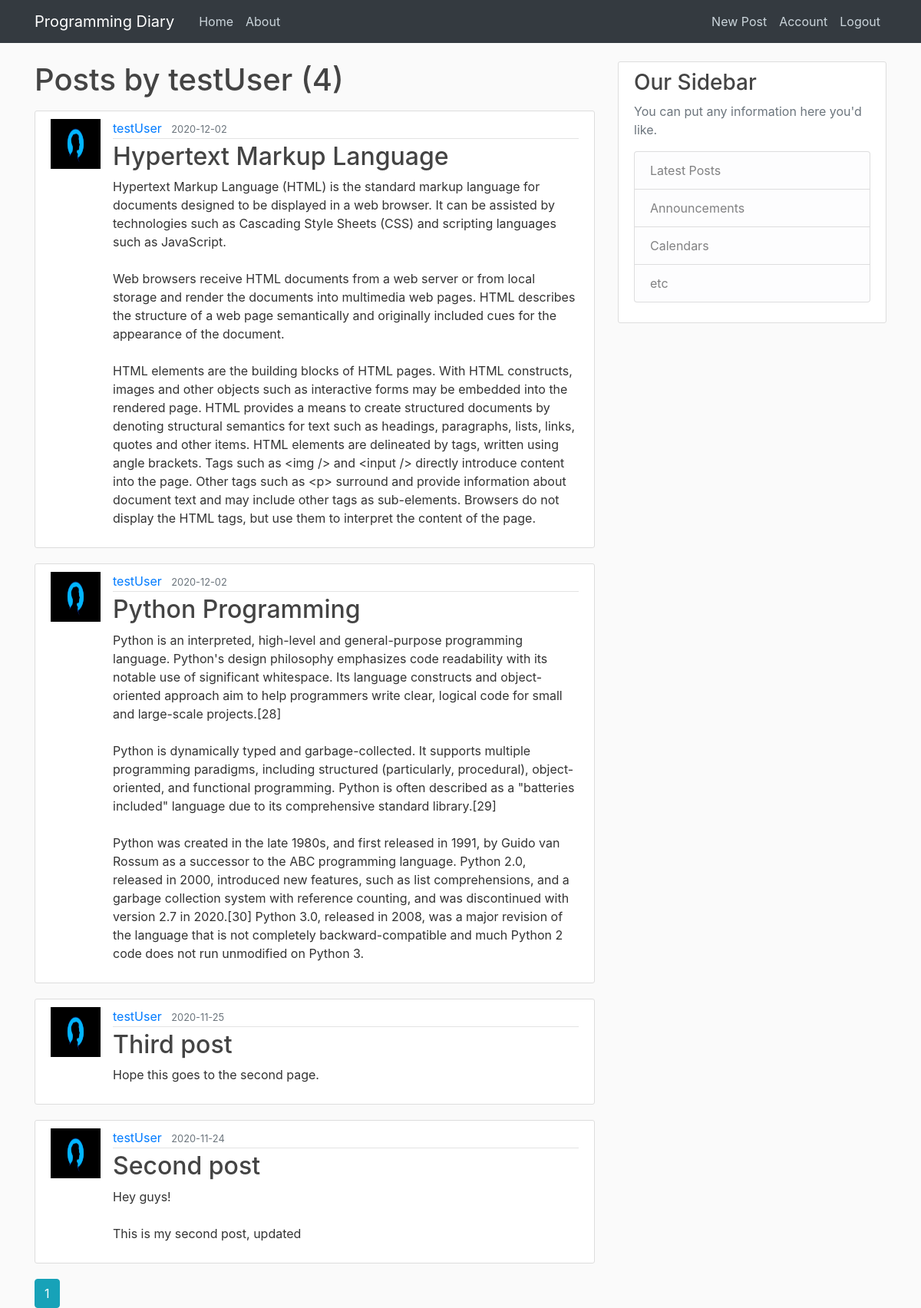
The app's page /user/testUser (signed in) with its own data.
### blog/models.py (models this page shows, shortened)
class User(db.Model, UserMixin):
    id = db.Column(db.Integer, primary_key=True)
    username = db.Column(db.String(20), unique=True, nullable=False)
    email = db.Column(db.String(120), unique=True, nullable=False)
    image_file = db.Column(db.String(20), nullable=False, default='default.jpg')
    password = db.Column(db.String(60), nullable=False)
    posts = db.relationship('Post', backref='author', lazy=True) # clarify relationship between tables

class Post(db.Model):
    id = db.Column(db.Integer, primary_key=True)
    title = db.Column(db.String(100), nullable=False)
    date_posted = db.Column(db.DateTime, nullable=False, default=datetime.utcnow)
    content = db.Column(db.Text, nullable=False)
    user_id = db.Column(db.Integer, db.ForeignKey('user.id'), nullable=False)

### blog/users/routes.py (the view)
@users.route("/user/<string:username>")
def user_posts(username):
    page = request.args.get('page', 1, type=int)
    user = User.query.filter_by(username=username).first_or_404()
    posts = Post.query.filter_by(author=user)\
        .order_by(Post.date_posted.desc())\
        .paginate(page=page, per_page=5)
    return render_template('user_posts.html', posts=posts, user=user)

### blog/models.py (called while the page is built)
@login_manager.user_loader
def load_user(user_id):
    return User.query.get(int(user_id))

### blog/templates/user_posts.html
{% extends "layout.html" %}
{% block content %}
    <h1 class="mb-3">Posts by {{ user.username }} ({{ posts.total }})</h1>
    {% for post in posts.items %}
        <article class="media content-section">
            <img class="rouded-circle article-img" src="{{ url_for('static', filename='profile_pics/' + post.author.image_file) }}">
            <div class="media-body">
                <div class="article-metadata">
                    <a class="mr-2" href="{{ url_for('users.user_posts', username=post.author.username) }}">{{ post.author.username }}</a>
                    <small class="text-muted">{{ post.date_posted.strftime('%Y-%m-%d') }}</small>
                </div>
                <h2><a class="article-title" href="{{ url_for('posts.post', post_id=post.id) }}">{{ post.title }}</a></h2>
                <p class="article-content">{{ post.content }}</p>
            </div>
        </article>
    {% endfor %}
    {% for page_num in posts.iter_pages(left_edge=1, right_edge=1, left_current=1, right_current=2) %}
        {% if page_num %}
            {% if posts.page == page_num %}
                <a class="btn btn-info nb-4" href="{{ url_for('users.user_posts', username=user.username, page=page_num) }}">{{ page_num }}</a>
            {% else %}
                <a class="btn btn-outline-info mb-4" href="{{ url_for('users.user_posts', username=user.username, page=page_num) }}">{{ page_num }}</a>
            {% endif %}
        {% else %}
            ...
        {% endif %}
    {% endfor %}
{% endblock content %}

### blog/static/main.css (style rules this page uses)
body { background: #fafafa; color: #333333; margin-top: 5rem; }
h1, h2, h3, h4, h5, h6 { color: #444444; }
.content-section { background: #ffffff; padding: 10px 20px; border: 1px solid #dddddd; border-radius: 3px; margin-bottom: 20px; }
.article-title { color: #444444; }
.article-content { white-space: pre-line; }
.article-img { height: 65px; width: 65px; margin-right: 16px; }
.article-metadata { padding-bottom: 1px; margin-bottom: 4px; border-bottom: 1px solid #e3e3e3 }

### records on screen
User: username "testUser"
Post: image_file (placeholder picture), author.username "testUser", date_posted "2020-12-02", title "Hypertext Markup Language", content "Hypertext Markup Language (HTML) is the standard markup language for documents designed to be displayed in a web browser. It can be assisted by technologies such as Cascading Style Sheets (CSS) and scripting languages such as JavaScript. Web browsers receive HTML documents from a web server or from local storage and render the documents into multimedia web pages. HTML describes the structure of a web page semantically and originally included cues for the appearance of the document. HTML elements are the building blocks of HTML pages. With HTML constructs, images and other objects such as interactive forms may be embedded into the rendered page. HTML provides a means to create structured…"
Post: image_file (placeholder picture), author.username "testUser", date_posted "2020-12-02", title "Python Programming", content "Python is an interpreted, high-level and general-purpose programming language. Python's design philosophy emphasizes code readability with its notable use of significant whitespace. Its language constructs and object-oriented approach aim to help programmers write clear, logical code for small and large-scale projects.[28] Python is dynamically typed and garbage-collected. It supports multiple programming paradigms, including structured (particularly, procedural), object-oriented, and functional programming. Python is often described as a \"batteries included\" language due to its comprehensive standard library.[29] Python was created in the late 1980s, and first released in 1991, by Guido…"
Post: image_file (placeholder picture), author.username "testUser", date_posted "2020-11-25", title "Third post", content "Hope this goes to the second page."
Post: image_file (placeholder picture), author.username "testUser", date_posted "2020-11-24", title "Second post", content "Hey guys! This is my second post, updated"

### other values on screen
{{ posts.total }} "4"
{{ page_num }} "1"
